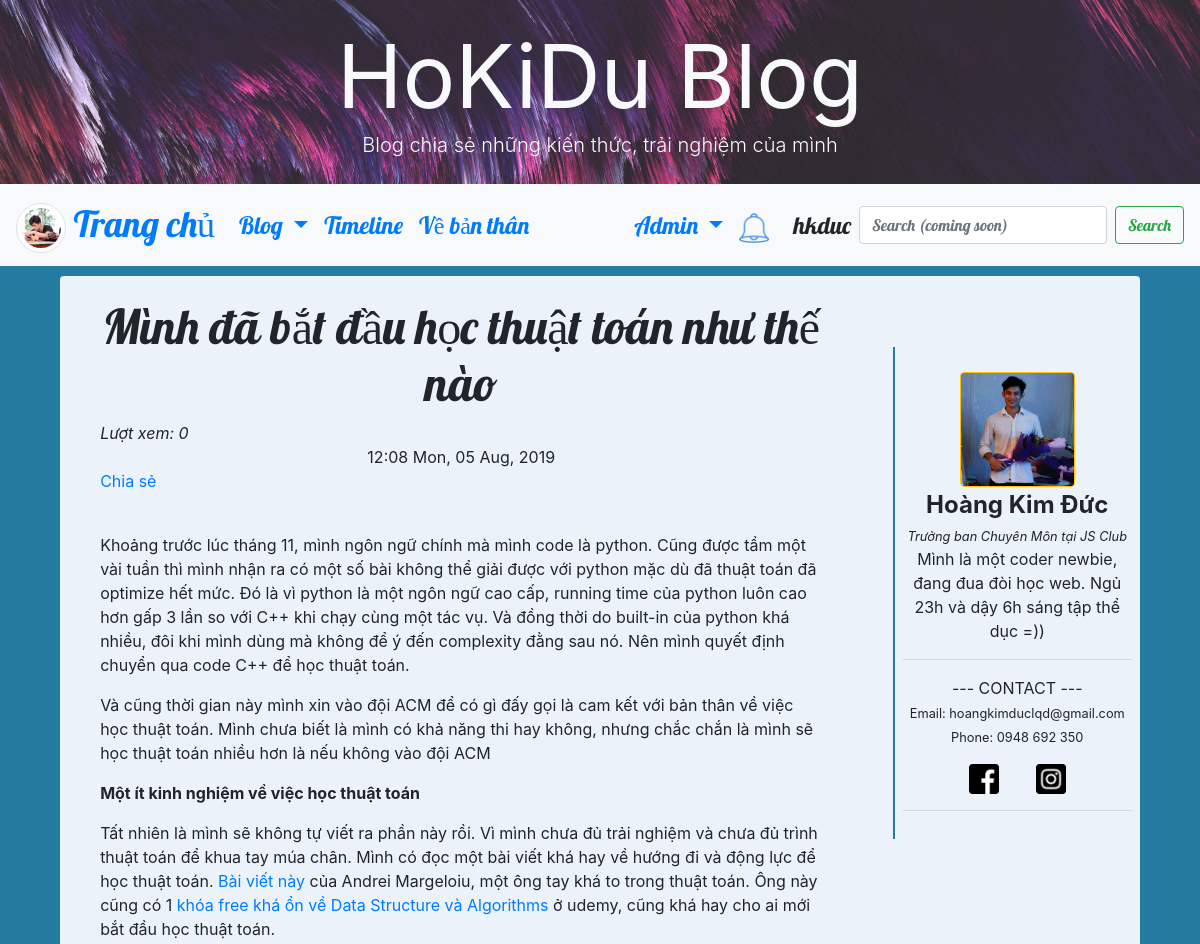
Page /post/10/ (signed in, upper part) on the earlier database version.
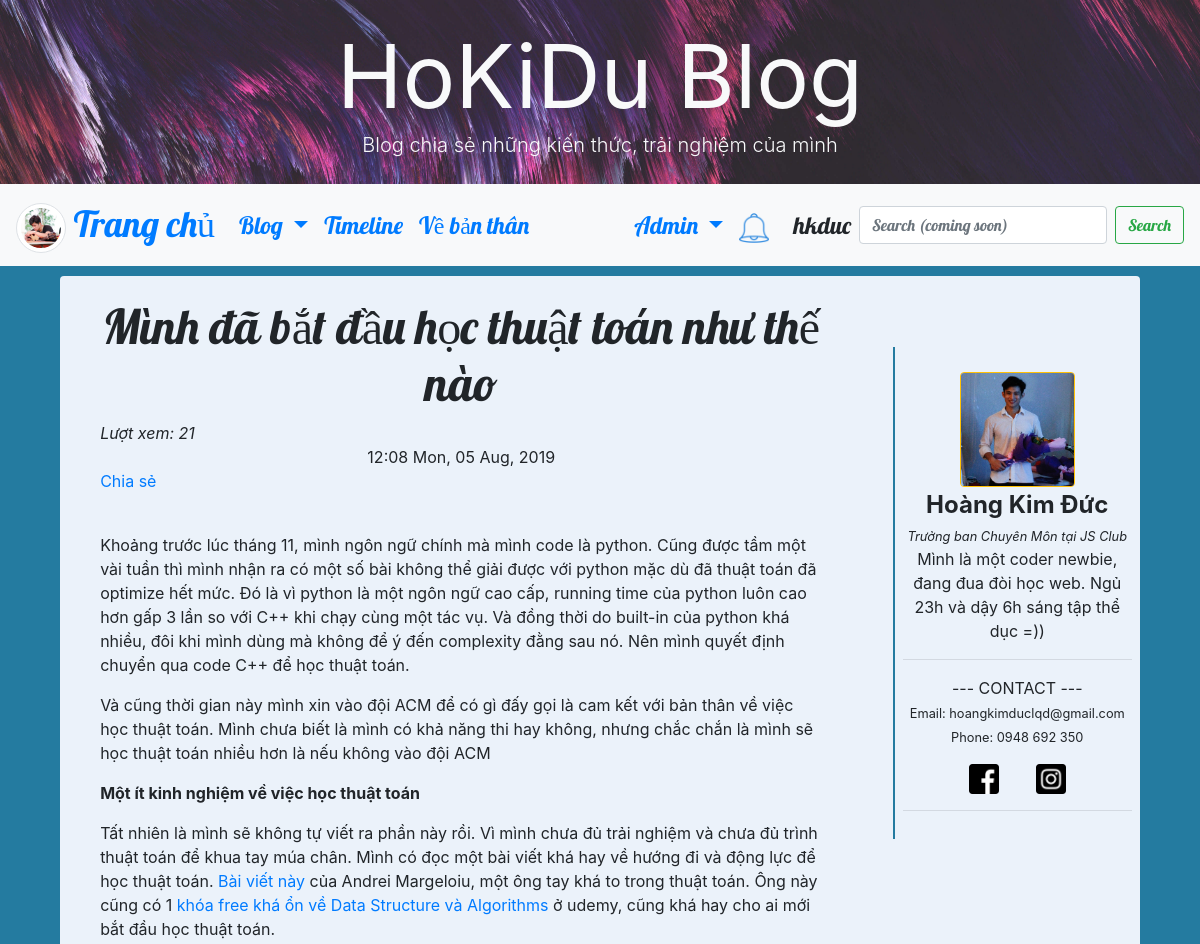
Same page on the later database version.
### blog/models.py (models this page shows, shortened)
class Post(models.Model):
   author = models.ForeignKey('auth.User', on_delete=models.CASCADE)
   title = models.CharField(max_length=200)
   text = models.TextField()
   create_date = models.DateTimeField(default=timezone.now)
   published_date = models.DateTimeField(blank=True,null=True)
   tag = models.CharField(choices=tag_list, max_length=20, default='tag1')
   view = models.IntegerField()

### blog/views.py (the view)
class PostDetailView(DetailView):
   context_object_name = 'post_detail'
   model = Post
   def get_object(self):
      post = super().get_object()
      if not self.request.user.is_authenticated:
         post.increase_view()
      return post

### blog/models.py (called while the page is built)
   def __str__(self):
      template = f'{self.person} {self.action} {self.post_title}'
      return template

### blog/views.py (called while the page is built)
   def get_context_data(self, **kwargs):
        ctx = super(DetailView, self).get_context_data(**kwargs)
        ctx['Notification'] = Notification.objects.order_by('-time')
        return ctx

### blog/templates/blog/post_detail.html (shortened to what this page needs)
   {% extends "blog/base.html" %}
   {% block content %}
   <h1 class="posttitle loader">{{post_detail.title}}</h1>
   {% if post_detail.published_date %}
      {% if user.is_authenticated %}
         <em>Lượt xem: {{ post_detail.view }}</em>
      {% endif %}
      <div class="date postdate">
         {{ post_detail.published_date|date:"G:i D, d M, Y" }}
      </div>
   {% else %}
      <a href="{% url 'post_publish' pk=post_detail.pk  %}" class="btn btn-info">Publish</a>
   {% endif %}
   <div class="fb-share-button" data-href="https://developers.facebook.com/docs/plugins/" data-layout="button"
      data-size="large"><a target="_blank"
         href="https://www.facebook.com/sharer/sharer.php?u=https%3A%2F%2Fdevelopers.facebook.com%2Fdocs%2Fplugins%2F&amp;src=sdkpreparse"
         class="fb-xfbml-parse-ignore">Chia sẻ</a></div> <br>
   <p class="postcontent">{{post_detail.text|safe|linebreaksbr}}</p>
   {% endblock content %}

Differences in the rows shown:
changed Post "Mình đã bắt đầu học thuật toán như thế nào": view "0" → "21"
